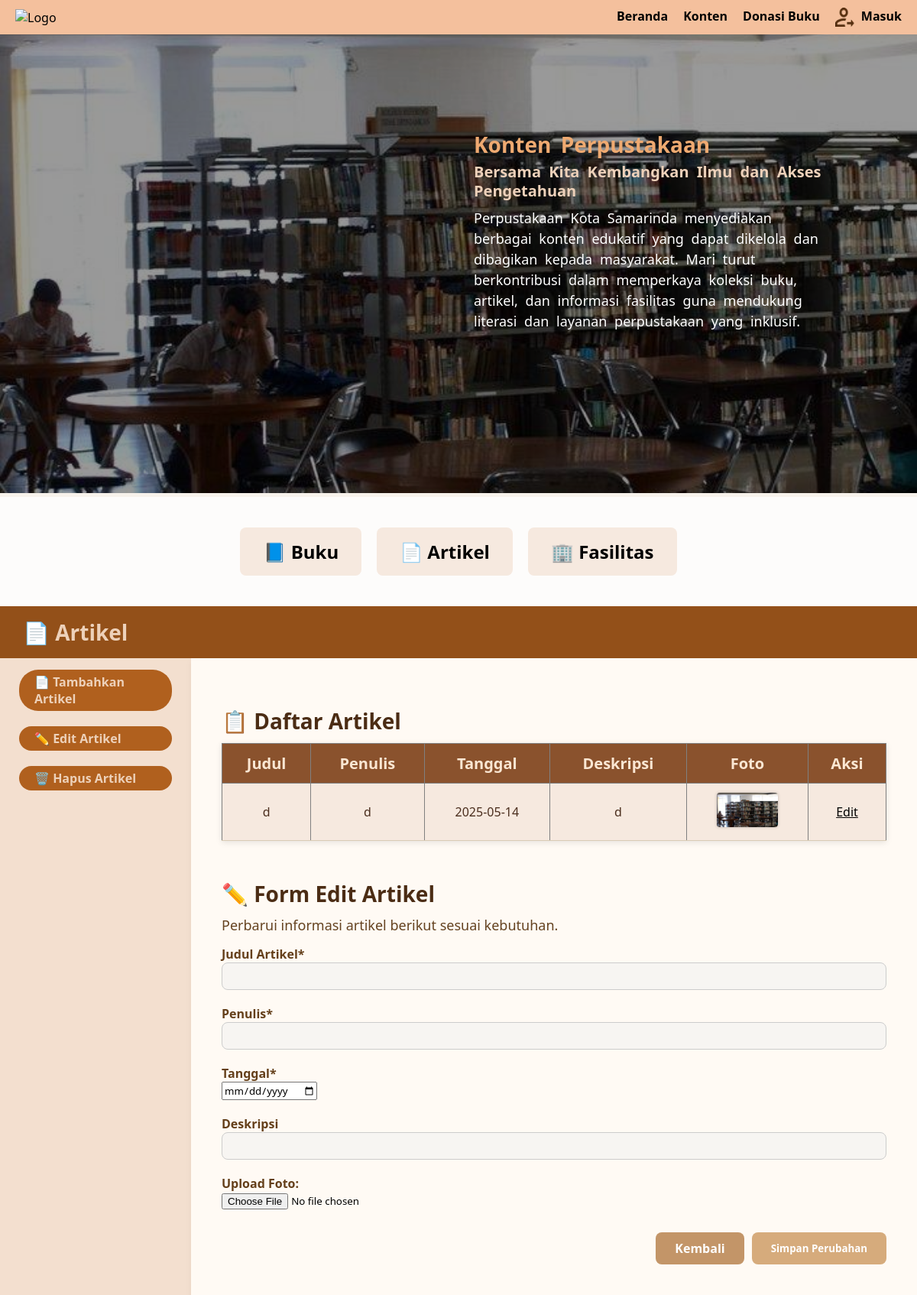
/PageTurnersProgres1/editartikel_admin.php, run on the app's committed database.
### tables this page shows
CREATE TABLE `artikel` (
  `id_artikel` int(11) NOT NULL,
  `judul` varchar(255) NOT NULL,
  `penulis` varchar(255) NOT NULL,
  `tanggal` date NOT NULL,
  `deskripsi` varchar(500) NOT NULL,
  `foto` varchar(255) NOT NULL,
  `ADMIN_nip` int(11) DEFAULT NULL
);

### PageTurnersProgres1/editartikel_admin.php (the view, shortened to what this page needs)
<?php
include 'koneksi.php';
$artikel = [];
?>
<!DOCTYPE html>
<html lang="id">
<head>
  <link rel="stylesheet" href="kontenadmin_style.css" />
</head>
<body>
  <header>
    <?php include 'navbar_admin.php'; ?>
  </header>
  <div class="hero">
    <img src="img/donasi.jpg" alt="Hero Image" />
    <div class="hero-text">
      <h2>Konten Perpustakaan</h2>
      <h3>Bersama Kita Kembangkan Ilmu dan Akses Pengetahuan</h3>
      <p>
        Perpustakaan Kota Samarinda menyediakan berbagai konten edukatif yang dapat dikelola dan dibagikan kepada masyarakat.
        Mari turut berkontribusi dalam memperkaya koleksi buku, artikel, dan informasi fasilitas guna mendukung literasi dan layanan perpustakaan yang inklusif.
      </p>
    </div>
  </div>
  <div class="tabs-container">
    <div class="tabs">
      <a href="kontenbuku_admin.php"><button>📘 Buku</button></a>
      <a href="kontenartikel_admin.php"><button>📄 Artikel</button></a>
      <a href="kontenfasilitas_admin.php"><button>🏢 Fasilitas</button></a>
    </div>
  </div>
  <div class="section-title">
    📄 Artikel
  </div>
  <div class="main-section">
    <div class="sidebar">
      <a href="tambahartikel_admin.php"><button class="active">📄 Tambahkan Artikel</button></a>
      <a href="editartikel_admin.php"><button>✏️ Edit Artikel</button></a>
      <a href="hapusartikel_admin.php"><button>🗑️ Hapus Artikel</button></a>
    </div>
    <div class="form-container">
      <h2>📋 Daftar Artikel</h2>
      <div class="table-section">
        <table border="1" cellpadding="10" style="width: 100%;">
          <tr>
            <th>Judul</th>
            <th>Penulis</th>
            <th>Tanggal</th>
            <th>Deskripsi</th>
            <th>Foto</th>
            <th>Aksi</th>
          </tr>
          <?php
          $data_artikel = mysqli_query($conn, "SELECT * FROM artikel");
          while ($row = mysqli_fetch_assoc($data_artikel)) {
          ?>
            <tr>
              <td><?= $row['judul'] ?></td>
              <td><?= $row['penulis'] ?></td>
              <td><?= $row['tanggal'] ?></td>
              <td><?= $row['deskripsi'] ?></td>
              <td><img src="img/<?= $row['foto'] ?>" width="80"></td>
              <td><a href="editartikel_admin.php?edit_id=<?= $row['id_artikel'] ?>">Edit</a></td>
            </tr>
          <?php } ?>
        </table>
      </div>
      <h2>✏️ Form Edit Artikel</h2>
      <p>Perbarui informasi artikel berikut sesuai kebutuhan.</p>
      <form action="editartikel_admin.php" method="POST" enctype="multipart/form-data">
        <div class="form-group">
          <label>Judul Artikel*</label>
          <input type="text" name="judul" required value="<?= $artikel['judul'] ?? '' ?>">
        </div>
        <div class="form-group">
          <label>Penulis*</label>
          <input type="text" name="penulis" required value="<?= $artikel['penulis'] ?? '' ?>">
        </div>
        <div class="form-group">
          <label>Tanggal*</label>
          <input type="date" name="tanggal" required value="<?= $artikel['tanggal'] ?? '' ?>">
        </div>
        <div class="form-group">
          <label>Deskripsi</label>
          <input type="text" name="deskripsi" value="<?= $artikel['deskripsi'] ?? '' ?>">
        </div>
        <div class="form-group">
          <label for="foto">Upload Foto:</label>
          <input type="file" id_artikel="foto" name="foto" accept="image/*">
        </div>
        <div class="submit-container">
          <a href="konten_admin.php" class="btn-kembali">Kembali</a>
          <button type="submit" class="btn-simpan">Simpan Perubahan</button>
        </div>
      </form>
</body>
</html>

### PageTurnersProgres1/kontenadmin_style.css (style rules this page uses)
* { box-sizing: border-box; font-family: 'Segoe UI', sans-serif; }
body { margin: 0; background-color: #f7f2eb; }
.hero { position: relative; }
.hero img { width: 100%; height: 600px; object-fit: cover; filter: brightness(0.6); }
.hero-text { position: absolute; top: 35%; left: 50%; transform: translateY(-50%); color: #fff; width: 500px; height: 200px; padding: 20px; word-spacing: 5px; line-height: 25px; }
.hero-text h2 { font-size: 28px; margin: 0; color: #efaa71; text-align: left; }
.hero-text h3 { font-size: 20px; margin: 10px 0; color: #edd1ba; }
.hero-text p { font-size: 18px; line-height: 1.5; margin: 0; }
.section-title { background-color: #935019; color: #EDD1BA; padding: 15px 30px; font-size: 28px; font-weight: bold; display: flex; align-items: center; }
.tabs { display: flex; justify-content: center; margin: 0; }
.tabs button { background: #f6e9df; border: none; padding: 15px 30px; margin: 0 10px; font-size: 24px; font-weight: bold; cursor: pointer; display: flex; align-items: center; gap: 8px; border-radius: 8px; margin-top: 10px; margin-bottom: 10px; }
.tabs-container { background-color: rgba(255, 255, 255, 0.8); padding: 30px 0; display: flex; justify-content: center; }
.tabs a { text-decoration: none; }
.main-section { display: flex; }
.sidebar { background-color: #F3DFCF; padding: 15px 25px; height: 900; width: 250px; display: flex; flex-direction: column; gap: 10px; }
.sidebar button { background-color: #B0601E; border: none; color: #EDD1BA; padding: 5px 20px; text-align: left; font-size: 16px; font-weight: bold; width: 200px; border-radius: 25px; cursor: pointer; transition: background-color 0.3s ease; margin-bottom: 10px; }
.table-section { margin-bottom: 50px; }
.table-section table { border-collapse: collapse; width: 100%; background-color: #fffaf3; color: #4b2e1e; box-shadow: 0 2px 8px rgba(0, 0, 0, 0.1); }
.table-section th { background-color: #8a522d; color: #fbe7d3; text-align: left; padding: 12px; font-size: 20px; text-align: center; }
.table-section td { padding: 12px; border-bottom: 1px solid #d9cbb4; font-size: 16px; text-align: center; }
.table-section tr:nth-child(even) { background-color: #f6e9df; }
.table-section a { text-decoration: underline; color: #000; }
.table-section img { border-radius: 4px; box-shadow: 0 0 4px rgba(0, 0, 0, 0.2); }
.form-container { flex: 1; padding: 40px; background-color: #fffaf4; box-shadow: 0 4px 8px rgba(0,0,0,0.05); }
.form-container h2 { font-size: 28px; color: #4b2c14; margin-bottom: 10px; }
.form-container p { margin-bottom: 10px; color: #654321; font-size: 18px; margin-top: 5px; margin-bottom: 15px; }
.form-group { margin-bottom: 20px; }
label { font-weight: bold; display: block; color: #643f1a; margin-top: 15px; font-size: 16px; }
input[type="text"], input[type="number"], select { width: 100%; padding: 8px; border-radius: 8px; border: 1px solid #ccc; background-color: #f7f5f2; }
.submit-container { margin-top: 30px; display: flex; justify-content: flex-end; gap: 10px; }
.btn-kembali, .btn-simpan { background-color: #d6ab7c; color: white; padding: 10px 25px; border: none; border-radius: 8px; cursor: pointer; font-weight: bold; text-decoration: none; display: inline-block; text-align: center; }
.btn-kembali, .btn-simpan:hover { background-color: #c39568; }

### data on the page
artikel: judul "d", penulis "d", tanggal "2025-05-14", deskripsi "d", foto (picture)
